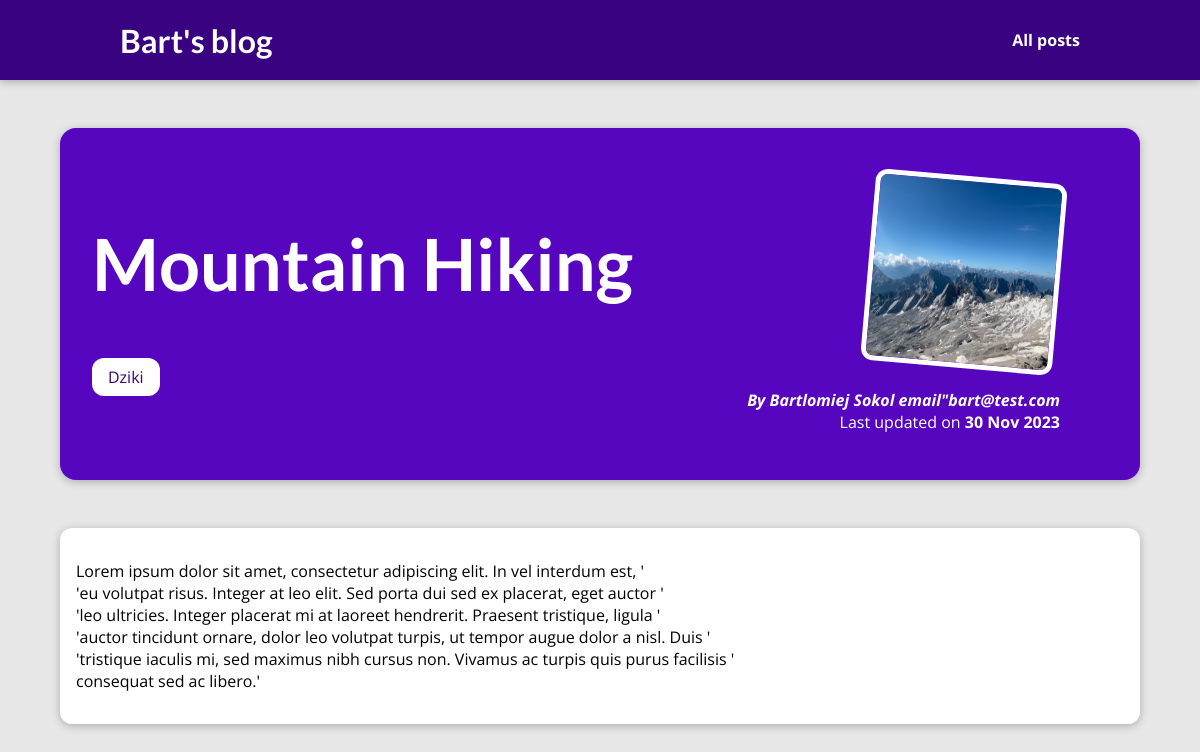
The app's page /posts/mountain-hiking with its own data.
### blog/models.py (models this page shows, shortened)
class Post(models.Model):
    author = models.ForeignKey(Author, on_delete=models.SET_NULL, null=True, related_name='posts')
    title = models.CharField(max_length=50)
    excerpt = models.CharField(max_length=100)
    image = models.CharField(max_length=100)
    date = models.DateTimeField(auto_now=True)
    slug = models.SlugField(default='', blank=True, null=False, db_index=True, unique=True)
    content = models.TextField()
    objects = models.Manager()
    tags = models.ManyToManyField(Tag)
    class Meta:
        verbose_name_plural = 'Posts'

class Tag(models.Model):
    tag = models.CharField(max_length=50)
    def __str__(self):
        return self.tag
    class Meta:
        verbose_name_plural = 'Tags'

class Author(models.Model):
    first_name = models.CharField(max_length=20)
    last_name = models.CharField(max_length=20)
    mail = models.EmailField(max_length=100)
    def __str__(self):
        return f'{self.first_name} {self.last_name}  email"{self.mail}'
    class Meta:
        verbose_name_plural = 'Author'

### blog/views.py (the view)
# urls.py: path('posts/<slug:slug>', views.post_details, name='post_details_page'),
def post_details(request, slug):
    post = get_object_or_404(Post, slug=slug)
    return render(request, 'blog/post-detail.html', {
                  'post': post,
                    'post_tags': post.tags.all(),
                    })

### blog/templates/blog/post-detail.html (shortened to what this page needs)
{% extends 'base.html' %}
{% load static %}
{% block css_styles %}
    <link rel="stylesheet" href="{% static 'blog/post-details.css' %}">
{% endblock %}
{% block content %}
<section id="summary">
    <h2>{{ post.title }}</h2>
    <div>
        {% for tag in post_tags %}
        <span>{{ tag }}</span>
        {% endfor %}
    </div>
    <article>
        <img src="{% static 'blog/images/'|add:post.image %}" alt="post pic">
        <address>By <a href="mailto:{{ post.author.mail }}">{{ post.author }}</a></address>
        <div>
            Last updated on <time>{{ post.date|date:'d M Y' }}</time>
        </div>
    </article>
</section>
<main>
    {{ post.content|linebreaks }}
</main>
{% endblock %}

### static/app.css (style rules this page uses)
* { box-sizing: border-box; }
html { font-family: 'Open Sans', 'Lato', sans-serif; }
body { margin: 0; }
h1, h2, h3 { font-family: 'Lato', sans-serif; font-weight: bold; }

### blog/static/blog/post-details.css (style rules this page uses)
body { background-color: #e7e7e7; }
#summary { margin: 8rem auto 3rem auto; padding: 2rem; width: 90%; max-width: 90rem; border-radius: 16px; background-color: #5706c0; position: relative; box-shadow: 0 2px 8px rgba(0, 0, 0, 0.25); height: 22rem; }
span { background-color: white; color: #390281; padding: 0.5rem 1rem; border-radius: 12px; }
#summary a { color: white; text-decoration: none; }
#summary h2 { color: white; font-size: 4.5rem; }
#summary article { position: absolute; top: 2rem; right: 3rem; padding: 1rem 2rem; border-radius: 12px; text-align: right; color: white; }
#summary article img { width: 12rem; height: 12rem; border-radius: 12px; transform: rotateZ(5deg); border: 5px solid white; margin-bottom: 1rem; }
#summary address { font-weight: bold; }
#summary time { font-weight: bold; }
main { width: 90%; max-width: 90rem; margin: 3rem auto; background-color: white; padding: 1rem; border-radius: 12px; box-shadow: 0 2px 8px rgba(0, 0, 0, 0.25); }

### records on screen
Post: title "Mountain Hiking", image (picture), author "Bartlomiej Sokol email\"bart@test.com", date "30 Nov 2023", content "Lorem ipsum dolor sit amet, consectetur adipiscing elit. In vel interdum est, ' 'eu volutpat risus. Integer at leo elit. Sed porta dui sed ex placerat, eget auctor ' 'leo ultricies. Integer placerat mi at laoreet hendrerit. Praesent tristique, ligula ' 'auctor tincidunt ornare, dolor leo volutpat turpis, ut tempor augue dolor a nisl. Duis ' 'tristique iaculis mi, sed maximus nibh cursus non. Vivamus ac turpis quis purus facilisis ' consequat sed ac libero.'"
Tag: tag "Dziki"
